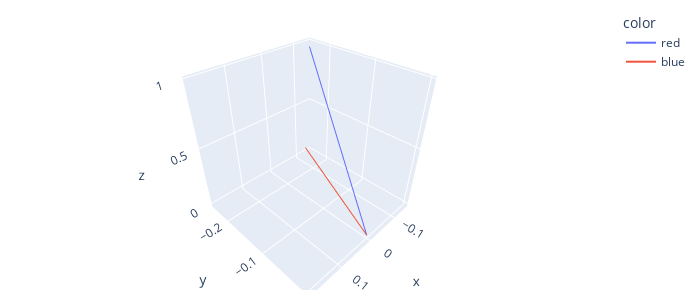

Here is the notebook cell this chart was saved with:
### Code cell
input_data, target = it.next()
img_array = input_data.numpy()

save_img = (img_array / np.max(img_array) * 255)[0, :, :, 0].astype(np.uint8)
plt.imshow(save_img, cmap='gray')
Image.fromarray(save_img).save('test.png')
# print(img_array[0, :, :, 0].shape)

input_scale, input_zero_point = input_details["quantization"]
if (input_scale, input_zero_point) != (0.0, 0):
	img_array = np.multiply(img_array, 1.0 / input_scale) + input_zero_point
img_array = img_array.astype(input_details["dtype"])

interpreter.set_tensor(input_tensor_index, img_array)
interpreter.invoke()
pred = output[0]

print(output, pred)

# If required, dequantized the output layer (from integer to float)
output_scale, output_zero_point = output_details["quantization"]
if (output_scale, output_zero_point) != (0.0, 0):
	pred = pred.astype(np.float32)
	pred = np.multiply((pred - output_zero_point), output_scale)

# Compute cosine similarity.
y_pred = pred.astype(np.float32)
y_true = np.squeeze(target.numpy().T).astype(np.float32)

cosine_siimilarity = -1 * tf.keras.losses.cosine_similarity(
	y_true, y_pred
)
print(y_pred, y_true)
print(cosine_siimilarity)

avg_cosine_similarity += cosine_siimilarity

unit_vector_pred = y_pred / np.linalg.norm(y_pred)
unit_vector_true = y_true / np.linalg.norm(y_true)
df = {
	'x': [0, unit_vector_pred[0], 0, unit_vector_true[0]],
	'y': [0, unit_vector_pred[1], 0, unit_vector_true[1]],
	'z': [0, unit_vector_pred[2], 0, unit_vector_true[2]],
	'color': ['red', 'red', 'blue', 'blue'],
	'label': ['pred', 'pred', 'true', 'true']
}

df = pd.DataFrame(df)

fig = px.line_3d(df, x="x", y="y", z="z", color='color', labels='label')

fig.update_layout(
	width=700,
	height=300,
	margin=dict(r=20, l=10, b=10, t=10)
)

fig.show()

### Figure 1 — Plotly figure (JSON) as saved in the notebook; plotly's stock layout.template omitted (floating-point values rounded to 4 significant figures)
{"data": [{"hovertemplate": "color=red<br>x=%{x}<br>y=%{y}<br>z=%{z}<extra></extra>", "legendgroup": "red", "line": {"color": "#636efa", "dash": "solid"}, "marker": {"symbol": "circle"}, "mode": "lines", "name": "red", "scene": "scene", "showlegend": true, "type": "scatter3d", "x": [0, -0.1461], "y": [0, -0.2454], "z": [0, 0.9583]}, {"hovertemplate": "color=blue<br>x=%{x}<br>y=%{y}<br>z=%{z}<extra></extra>", "legendgroup": "blue", "line": {"color": "#EF553B", "dash": "solid"}, "marker": {"symbol": "circle"}, "mode": "lines", "name": "blue", "scene": "scene", "showlegend": true, "type": "scatter3d", "x": [0, 0.1853], "y": [0, -0.006001], "z": [0, 0.9827]}], "layout": {"height": 300, "legend": {"title": {"text": "color"}, "tracegroupgap": 0}, "margin": {"b": 10, "l": 10, "r": 20, "t": 10}, "scene": {"domain": {"x": [0, 1], "y": [0, 1]}, "xaxis": {"title": {"text": "x"}}, "yaxis": {"title": {"text": "y"}}, "zaxis": {"title": {"text": "z"}}}, "width": 700}}
